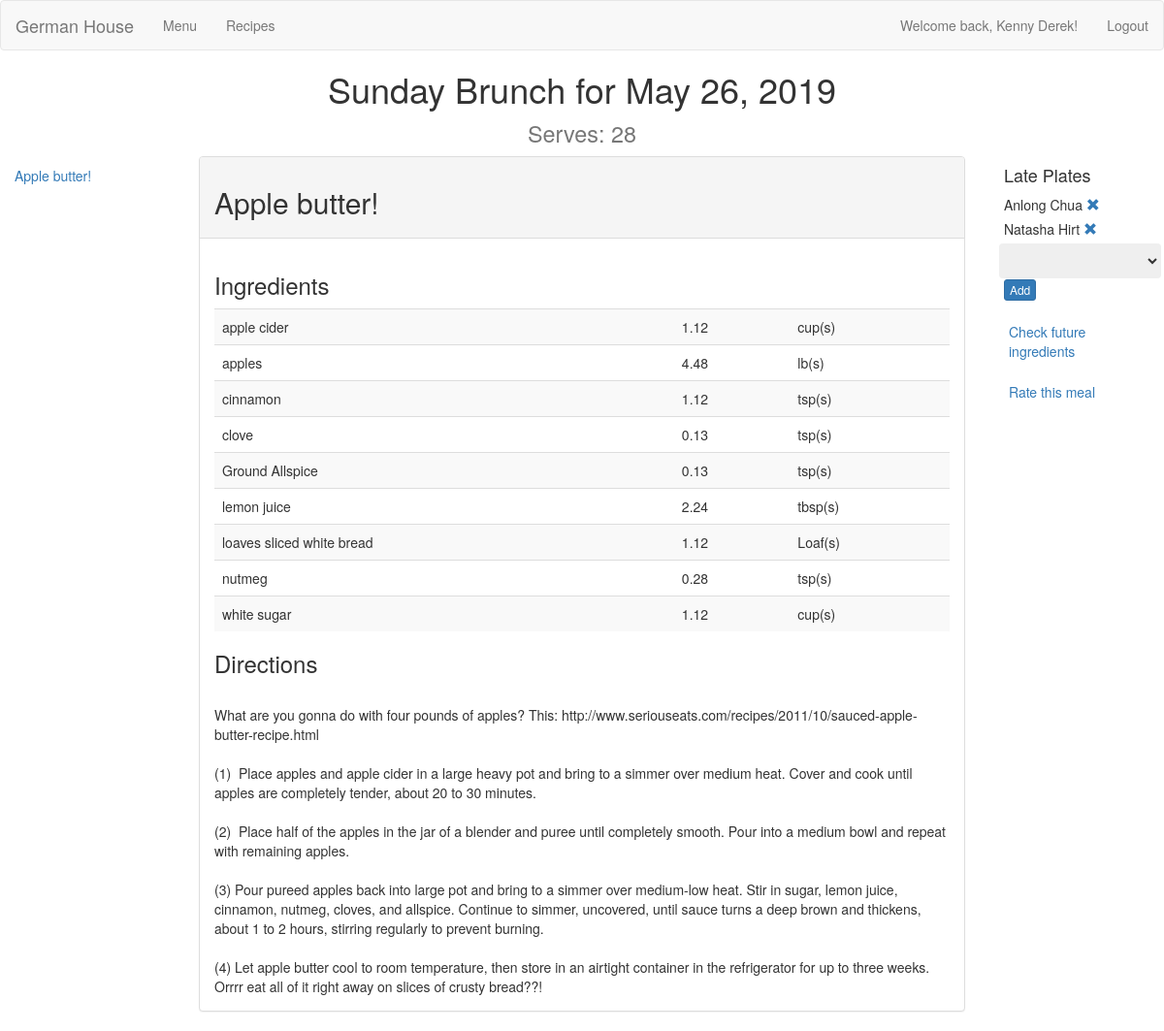
The app's page /essen/display_meal/54/ (signed in) with its own data.
### menu/models.py (models this page shows, shortened)
@python_2_unicode_compatible
class Meal(models.Model):
    menu = models.ForeignKey(Menu, on_delete=models.CASCADE, null=True)
    date = models.DateField()
    meal_name = models.CharField(max_length=200, default="Sunday Brunch")
    recipes = models.ManyToManyField(Recipe)
    def __str__(self):
        return self.date.strftime(self.meal_name + " for %b %d, %Y")

@python_2_unicode_compatible
class Menu(models.Model):
    start_date = models.DateField("Start Date")
    servings = models.IntegerField(default=24)
    notes = models.TextField()

@python_2_unicode_compatible
class LatePlate(models.Model):
    meal = models.ForeignKey(Meal, on_delete=models.CASCADE, null=True)
    name = models.TextField(null=True)
    def __str__(self):
        return self.name

### recipes/models.py (models this page shows)
@python_2_unicode_compatible
class Recipe(models.Model):
    recipe_name = models.CharField(max_length=200)
    directions = models.TextField()
    serving_size = models.IntegerField()
    def __str__(self):
        return self.recipe_name

@python_2_unicode_compatible
class Ingredient(models.Model):
    recipe = models.ForeignKey(Recipe, on_delete=models.CASCADE, null=True)
    ingredient_name = models.CharField(max_length=100, null=True)
    units = models.CharField(max_length=30, null=True)
    quantity = models.FloatField(default=0)
    def __str__(self):
        return self.ingredient_name

### menu/views.py (the view)
# urls.py: url(r'^display_meal/(?P<pk>[0-9]+)/$', views.view_meal, name='display_meal'),
def view_meal(request, pk):
    template_name = 'menu/display_meal.html'
    context_object_name = 'info'
    meal = get_object_or_404(Meal, pk=pk)
    info = {"meal" : meal, "users" : [u.get_full_name for u in User.objects.all()]}
    return render(request, template_name, {context_object_name: info})

### home/templatetags/profile_helpers.py (called while the page is built)
@register.filter(is_safe = True)
def member_or_none(var):
    try:
        member = var.member
        return "Welcome back, " + var.get_full_name() + "!"
    except:
        return "Hi " + var.get_full_name() + ", edit your profile here!"

### menu/templatetags/menu_extras.py (called while the page is built)
@register.filter(is_safe = True)
def mult(var, args):
    return var * args

@register.filter(is_safe = True)
def div(var, args):
    return round(var/args, 2)

### menu/templates/menu/display_meal.html (shortened to what this page needs)
<!DOCTYPE html>
{% extends 'essen/base.html' %}
{% load menu_extras %}
{% load static %}
{% block content %}
<div style="text-align: center; margin-bottom: 10px">
    <div>
        <h1> {{ info.meal }} <br>
        <small> Serves: {{ info.meal.menu.servings }} </small> </h1>
    </div>
</div>
<div class="row">
    <div class="col-sm-2" id="sidebar">
        <ul class="nav nav-pills nav-stacked">
        {% for recipe in info.meal.recipes.all %}
            <li><a href="#{{recipe}}">{{recipe}}</a></li>
        {% endfor %}
        </ul>
    </div>
    <div class="col-sm-8" id="meal">
        {% for recipe in info.meal.recipes.all %}
            <div class="panel panel-default" id="{{recipe}}">
                <div class="panel-heading"><h2>{{recipe}}</h2></div>
                <div class="panel-body">
                    <h3>Ingredients</h3>
                    <table class="table table-striped">
                    {% for ingredient in recipe.ingredient_set.all %}
                        <tr>
                            <td>{{ingredient}}</td>
                            <td>{{ ingredient.quantity | mult:info.meal.menu.servings | div:ingredient.recipe.serving_size}}</td>
                            <td>{{ingredient.units}}</td>
                        </tr>
                    {% endfor %}
                    </table>
                    <h3>Directions</h3>
                    <div style="white-space: pre-wrap">{{ recipe.directions }}</div>
                </div>
            </div>
        {% endfor %}
    </div>
    <div class="col-sm-2" id="lateplates">
        <ul class="nav nav-pills nav-stacked">
            <li style="padding-left: 10px; padding-bottom: 10px;">
                <h4>Late Plates</h4>
                <ul style="list-style-type: none; padding-left: 0">
                {% for lateplate in info.meal.lateplate_set.all %}
                    <li id="lateplate_{{forloop.counter}}">{{ lateplate }}
                        {% if user.is_authenticated%}
                        <label for="lateplate_{{forloop.counter}}" class="remove">
                        <a href="{% url 'menu:remove_lateplate' lateplate.id user.id%}">
                            <span class="glyphicon glyphicon-remove" aria-hidden="true"></span>
                        </a></label>{% endif %}
                    </li>
                {% endfor %}
                </ul>
                {% if user.is_authenticated %}
                    <form id="lateplate_form" action="{% url 'menu:add_lateplate' info.meal.id user.id%}" method="post">
                        <select style="margin-left: -5px;" class="btn" list="name_choices" type="text" id="name" name="name" >
                            {% for user in info.users %}
                            <option value='{{user}}'>{{user}}</option>
                            {% endfor %}
                        </select>
                        <input class="btn btn-primary btn-xs" id="submit" type="submit" value="Add"/>
                    </form>
                {% else %}
                    <a href="{% url 'login'%}?next={{request.path}}">Login to edit lateplates.</a>
                {% endif %}
            </li>
            <li>
                <a href="{% url 'menu:shopper' info.meal.menu.id %}?filter_date=true&after={{info.meal.date|date:'m-d-y'}}">Check future ingredients</a>
            </li>
            {% if user.is_authenticated %}
            <li>
                <a href="{% url 'menu:rate_meal' info.meal.id %}">Rate this meal</a>
            </li>
            {% endif %}
        </ul>
    </div>
</div>
{% endblock %}

### templates/essen/base.html (shortened to what this page needs)
{% load static %}
{% load profile_helpers %}
<html lang="en">
<head>
    <link rel="stylesheet" href="https://maxcdn.bootstrapcdn.com/bootstrap/3.4.0/css/bootstrap.min.css">
</head>
<body>
    <nav class="navbar navbar-default">
    <div class="container-fluid">
        <div class="navbar-header">
            <a href="{% url 'home:home' %}"class="navbar-brand" href="#">German House</a>
        </div>
        <ul class="nav navbar-nav">
            <li><a href="{% url 'menu:index'%}"> Menu </a></li>
            <li><a href="{% url 'recipes:index'%}"> Recipes </a></li>
        </ul>
        <ul class="nav navbar-nav navbar-right">
            {% if user.is_authenticated %}
            <li><a href="{% url 'home:edit_profile' %}">{{user|member_or_none}}</a></li>
            <li><a href="{% url 'logout' %}?next={{request.path}}">Logout</a></li>
            {% else %}
            <li><a href="{% url 'login'%}?next={{request.path}}"> Login </a></li>
            {% endif %}
        </ul>
    </div>
</nav>
    {% block content%}
    {% endblock %}
</body>
</html>

### records on screen
Meal: meal "Sunday Brunch for May 26, 2019", meal.menu.servings "28"
Recipe: recipe_name "Apple butter!", directions "What are you gonna do with four pounds of apples? This: http://www.seriouseats.com/recipes/2011/10/sauced-apple-butter-recipe.html (1) Place apples and apple cider in a large heavy pot and bring to a simmer over medium heat. Cover and cook until apples are completely tender, about 20 to 30 minutes. (2) Place half of the apples in the jar of a blender and puree until completely smooth. Pour into a medium bowl and repeat with remaining apples. (3) Pour pureed apples back into large pot and bring to a simmer over medium-low heat. Stir in sugar, lemon juice, cinnamon, nutmeg, cloves, and allspice. Continue to simmer, uncovered, until sauce turns a deep brown and thickens, about 1 to 2 hours,…"
Ingredient: ingredient_name "apple cider", quantity|mult "1.12", units "cup(s)"
Ingredient: ingredient_name "apples", quantity|mult "4.48", units "lb(s)"
Ingredient: ingredient_name "cinnamon", quantity|mult "1.12", units "tsp(s)"
Ingredient: ingredient_name "clove", quantity|mult "0.13", units "tsp(s)"
Ingredient: ingredient_name "Ground Allspice", quantity|mult "0.13", units "tsp(s)"
Ingredient: ingredient_name "lemon juice", quantity|mult "2.24", units "tbsp(s)"
Ingredient: ingredient_name "loaves sliced white bread", quantity|mult "1.12", units "Loaf(s)"
Ingredient: ingredient_name "nutmeg", quantity|mult "0.28", units "tsp(s)"
Ingredient: ingredient_name "white sugar", quantity|mult "1.12", units "cup(s)"
LatePlate: name "Anlong Chua"
LatePlate: name "Natasha Hirt"

### other values on screen
{{ user|member_or_none }} "Welcome back, Kenny Derek!"
